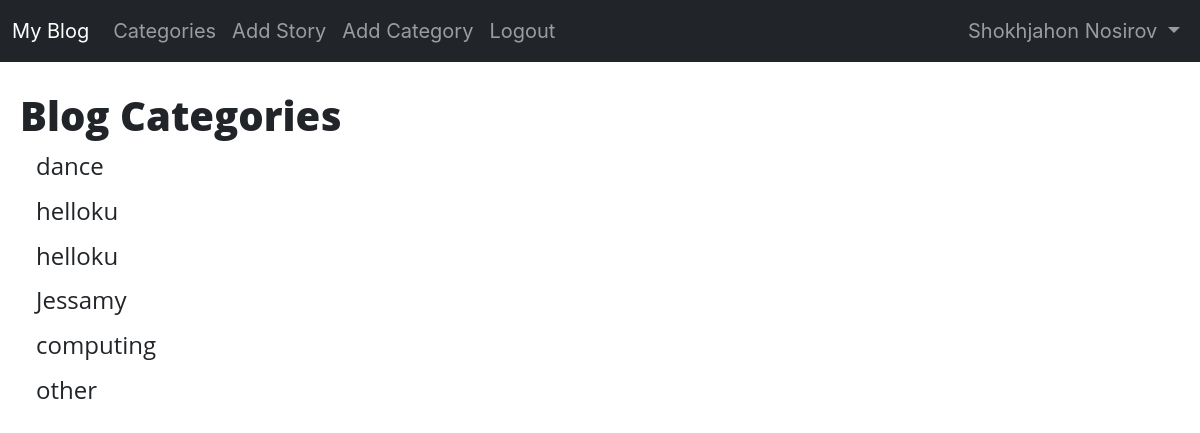
/category-list/ (signed in), run on the app's committed database.
### ablog/models.py (models this page shows, shortened)
class Category(models.Model):
    name = models.CharField(max_length=255)
    def __str__(self):
         return self.name

### ablog/views.py (the view)
# urls.py: path('category-list/', CategoryListView, name='category-list'),
def CategoryListView(request):
    cat_menu_list = Category.objects.all()
    return render(request, 'category_list.html', {'cat_menu_list':cat_menu_list})

### ablog/templates/category_list.html (shortened to what this page needs)
{% extends 'vase.html' %}
{% block content %}
	<h1>Blog Categories</h1>
		{% for item in cat_menu_list %}
		  <h4><a class="dropdown-item" href="{% url 'category' item|slugify %}">{{ item }}</a></h4>
		{% endfor %}
{% endblock %}

### ablog/templates/vase.html (shortened to what this page needs)
{% load static %}
<!doctype html>
<html lang="en">
  <head>
    <link href="https://cdn.jsdelivr.net/npm/bootstrap@5.0.1/dist/css/bootstrap.min.css" rel="stylesheet">
	<link rel="stylesheet" href="styles.css">
	<link rel="stylesheet" href="{% static 'styles.css' %}">
  </head>
  <body>
    <nav class="navbar navbar-expand-lg navbar-dark bg-dark">
  <div class="container-fluid">
    <a class="navbar-brand" href="{% url 'home' %}">My Blog</a>
    <div class="collapse navbar-collapse" id="navbarSupportedContent">
	<ul class="navbar-nav me-auto mb-2 mb-lg-0">
		{% if cat_menu %}
	   <li class="nav-item dropdown">
          <a class="nav-link dropdown-toggle" href="#" id="navbarDropdown" role="button" data-bs-toggle="dropdown" aria-expanded="false">
            Categories
          </a>
          <ul class="dropdown-menu" aria-labelledby="navbarDropdown">
		  {% for item in cat_menu %}
		  <a class="dropdown-item" href="{% url 'category' item|slugify %}">{{ item }}</a>
		  {% endfor %}
          </ul>
        </li>
		{% else %}
			<li class="nav-item">
				<a class="nav-link" href="{% url 'category-list' %}">Categories</a>
			</li>
		{% endif %}
	{% if user.is_authenticated %}
		<li class="nav-item">
			<a class="nav-link" href="{% url 'add_story' %}">Add Story</a>
		</li>
		<li class="nav-item">
			<a class="nav-link" href="{% url 'add_category' %}">Add Category</a>
		</li>
		<li class="nav-item">
			<a class="nav-link" href="{% url 'logout' %}">Logout</a>
		</li>
	{% endif %}
      </ul>
	  {% if user.is_authenticated %}
		<ul class="navbar-nav ml-auto">
  	    	<li class="nav-item dropdown">
			  <a class="nav-link dropdown-toggle" href="#" id="dropdownMenuLink" role="button" data-bs-toggle="dropdown" aria-expanded="false">
				{{ user.first_name }}
    		    {{ user.last_name }}
			  </a>
            </li>
		</ul>
	{% endif %}
	</div>
  </div>
</nav>
	<br/>
	<div class="container" style="margin-left:8px;">
		{% block content %}
		{% endblock %}
	</div>
  </body>
</html>

### data on the page
Category: name "dance"
Category: name "helloku"
Category: name "helloku"
Category: name "Jessamy"
Category: name "computing"
Category: name "other"

### other printed values
{{ user.first_name }} "Shokhjahon"
{{ user.last_name }} "Nosirov"
